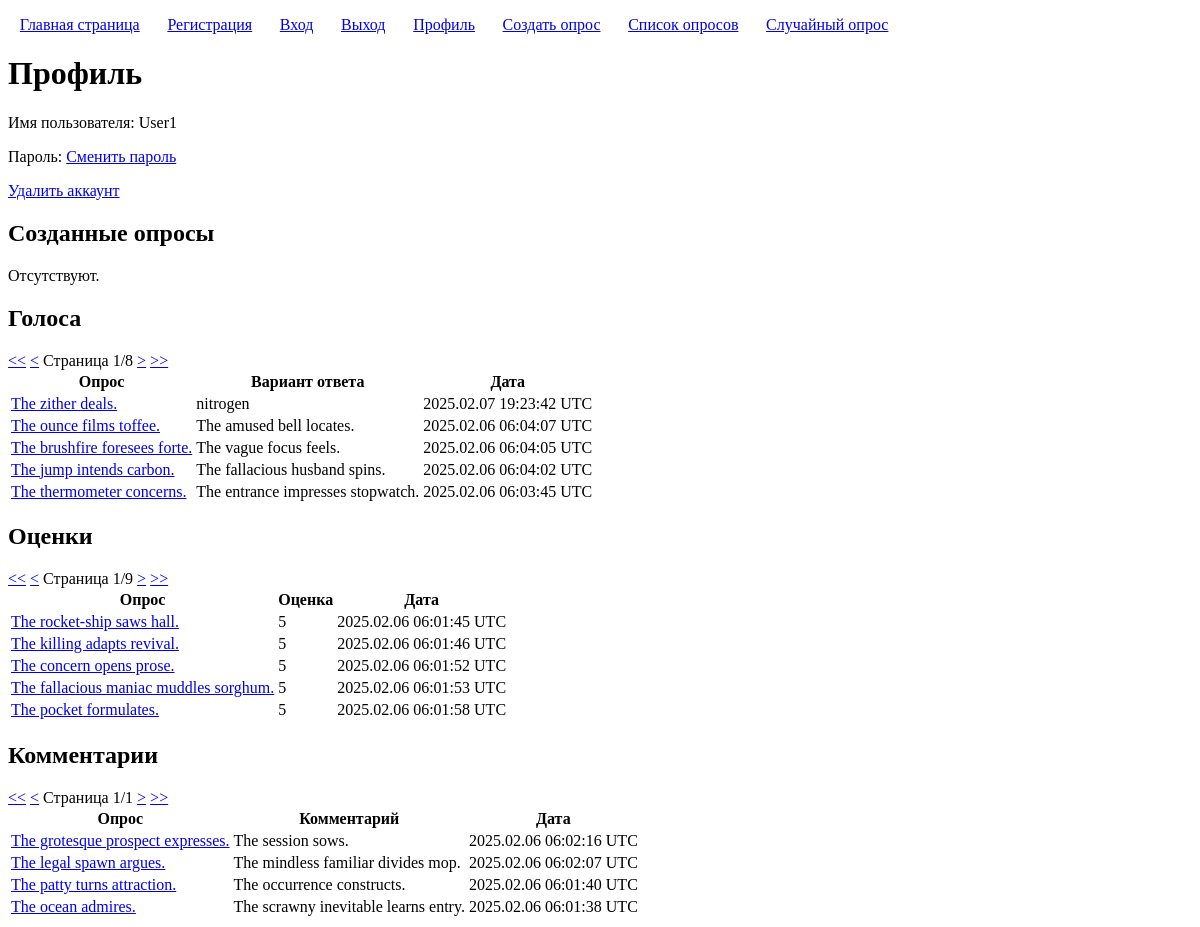
The app's page /users/98/profile/ (signed in), older data.
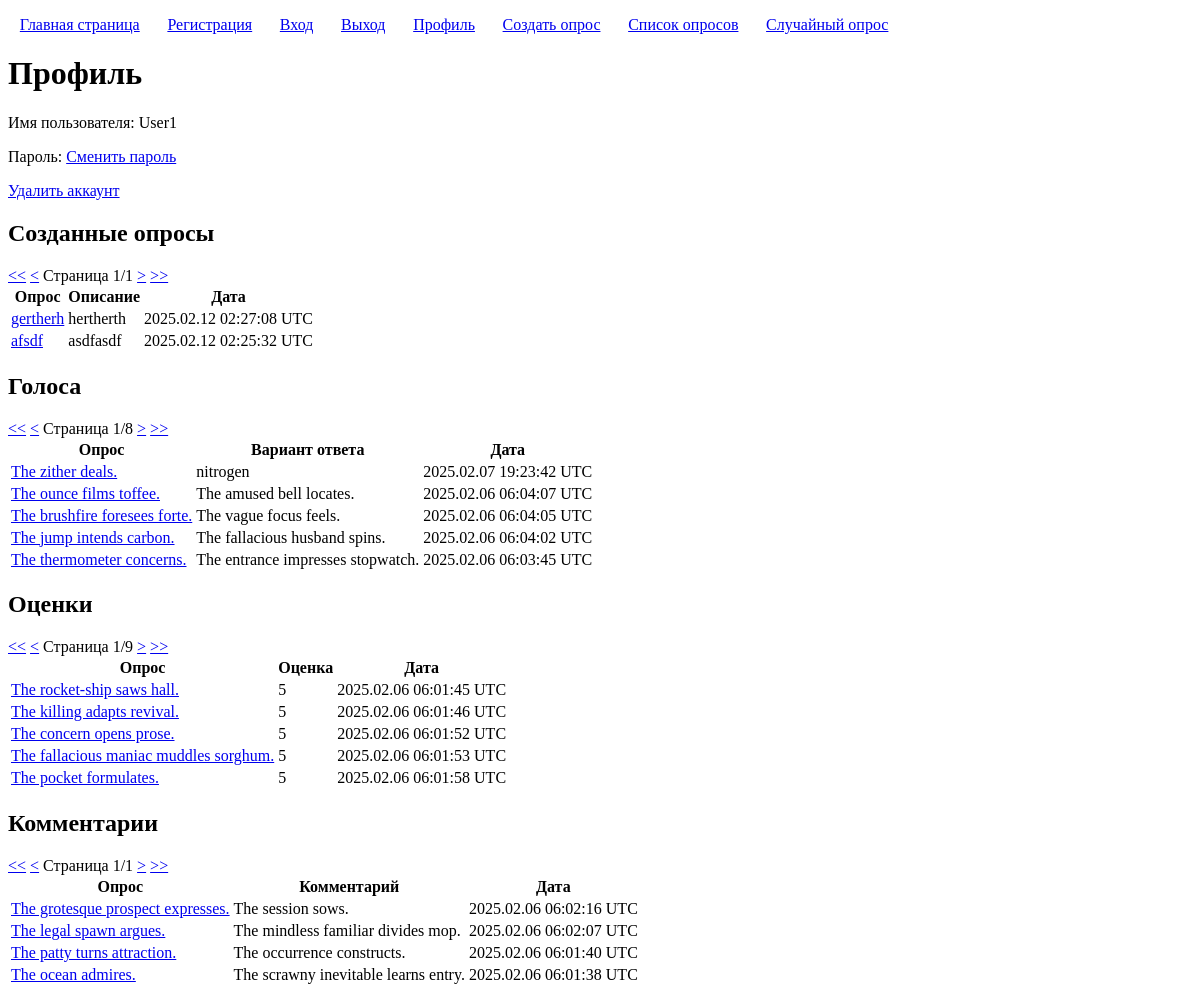
The same page, newer data.
### polls/models.py (models this page shows, shortened)
class Vote(models.Model):
	user = models.ForeignKey(User, on_delete=models.CASCADE)
	poll = models.ForeignKey(Poll, on_delete=models.CASCADE)
	choice = models.ForeignKey(Choice, on_delete=models.CASCADE)
	created = models.DateTimeField(auto_now=True)
	class Meta:
		constraints = [models.UniqueConstraint(fields=('user', 'poll'), name="unique_vote" )]

class Poll(models.Model):
	title = models.CharField('Заголовок', max_length=100, validators=[custom_validators.forbidden_words])
	description = models.CharField('Описание', max_length=100, blank=True, null=True, validators=[custom_validators.forbidden_words])
	user = models.ForeignKey(User, on_delete=models.CASCADE, verbose_name='Автор')
	created = models.DateTimeField('Время создания', auto_now_add=True)
	class Meta:
		constraints = [models.UniqueConstraint(fields=('title', 'user'), name="unique_poll" )]

class Choice(models.Model):
	poll = models.ForeignKey(Poll, on_delete=models.CASCADE)
	text = models.CharField('', max_length=100, validators=[custom_validators.forbidden_words])
	class Meta:
		constraints = [models.UniqueConstraint(fields=('poll', 'text'), name="unique_choice" )]

class Rating(models.Model):
	user = models.ForeignKey(User, on_delete=models.CASCADE)
	poll = models.ForeignKey(Poll, on_delete=models.CASCADE)
	value = models.IntegerField(validators=[MinValueValidator(1), MaxValueValidator(5)])
	created = models.DateTimeField(auto_now=True)
	class Meta:
		constraints = [models.UniqueConstraint(fields=('user', 'poll'), name="unique_rating" )]

class Comment(models.Model):
	user = models.ForeignKey(User, on_delete=models.CASCADE)
	poll = models.ForeignKey(Poll, on_delete=models.CASCADE)
	text = models.CharField('Текст', max_length=100, validators=[custom_validators.forbidden_words])
	created = models.DateTimeField(auto_now_add=True)

### users/views.py (the view)
# urls.py: path("<int:user_pk>/profile/", views.ProfileView.as_view(), name="profile"),
class ProfileView(DetailView):
	model = User
	pk_url_kwarg = 'user_pk'
	paginate_by = 5
	template_name = 'users/profile.html'
	def get_context_data(self, *args, **kwargs):
		context = super().get_context_data(*args, **kwargs)
		context['user_polls'] = self.request.user.poll_set.order_by('-created')
		user_polls_paginator = Paginator(context['user_polls'], self.paginate_by)
		context['user_polls_page_kwarg'] = 'user_polls_page_number'
		context['user_polls_page_number'] = self.request.GET.get(context['user_polls_page_kwarg'])
		context['user_polls_page_obj'] = user_polls_paginator.get_page(context['user_polls_page_number'])
		context['user_votes'] = self.request.user.vote_set.order_by('-created')
		user_votes_paginator = Paginator(context['user_votes'], self.paginate_by)
		context['user_votes_page_kwarg'] = 'user_votes_page_number'
		context['user_votes_page_number'] = self.request.GET.get(context['user_votes_page_kwarg'])
		context['user_votes_page_obj'] = user_votes_paginator.get_page(context['user_votes_page_number'])
		context['user_ratings'] = self.request.user.rating_set.order_by('-value')
		user_ratings_paginator = Paginator(context['user_ratings'], self.paginate_by)
		context['user_ratings_page_kwarg'] = 'user_ratings_page_number'
		context['user_ratings_page_number'] = self.request.GET.get(context['user_ratings_page_kwarg'])
		context['user_ratings_page_obj'] = user_ratings_paginator.get_page(context['user_ratings_page_number'])
		context['user_comments'] = self.request.user.comment_set.order_by('-created')
		user_comments_paginator = Paginator(context['user_comments'], self.paginate_by)
		context['user_comments_page_kwarg'] = 'user_comments_page_number'
		context['user_comments_page_number'] = self.request.GET.get(context['user_comments_page_kwarg'])
		context['user_comments_page_obj'] = user_comments_paginator.get_page(context['user_comments_page_number'])
		return context

### templatetags/pagination.py (called while the page is built)
@register.inclusion_tag('pagination.html')
def pagination(page_kwarg, page_obj):
	return {'page_kwarg': page_kwarg, 'page_obj': page_obj}

### users/templates/users/profile.html (shortened to what this page needs)
{% extends "base.html" %}
{% load pagination %}
{% block h1 %}Профиль{% endblock h1 %}
{% block content %}
	<p>Имя пользователя: {{ user.username }}</p>
	<p>Пароль: <a href="{% url 'password_change' user.pk %}">Сменить пароль</a></p>
	<p><a href="{% url 'delete_user' user.pk %}">Удалить аккаунт</a></p>
	<h2>Созданные опросы</h2>
	{% if user_polls %}
		{% pagination user_polls_page_kwarg user_polls_page_obj %}
		<table>
			<thead>
				<tr>
					<th>Опрос</th>
					<th>Описание</th>
					<th>Дата</th>
				</tr>
			</thead>
			<tbody>
				{% for poll in user_polls_page_obj %}
					<tr>
						<td>
							<a href="{% url 'poll_page' poll.pk %}">{{ poll.title }}</a>
						</td>
						<td>
							{{ poll.description }}
						</td>
						<td>
							{{ poll.created|date:"Y.m.d H:i:s e" }}
						</td>
					</tr>
				{% endfor %}
			</tbody>
		</table>
	{% else %}
		<p>Отсутствуют.</p>
	{% endif %}
	<h2>Голоса</h2>
	{% if user_votes %}
		{% pagination user_votes_page_kwarg user_votes_page_obj %}
		<table>
			<thead>
				<tr>
					<th>Опрос</th>
					<th>Вариант ответа</th>
					<th>Дата</th>
				</tr>
			</thead>
			<tbody>
				{% for vote in user_votes_page_obj %}
					<tr>
						<td>
							<a href="{% url 'poll_page' vote.poll.pk %}">{{ vote.poll.title }}</a>
						</td>
						<td>
							{{ vote.choice.text }}
						</td>
						<td>
							{{ vote.created|date:"Y.m.d H:i:s e" }}
						</td>
					</tr>
				{% endfor %}
			</tbody>
		</table>
	{% else %}
		<p>Отсутствуют.</p>
	{% endif %}
	<h2>Оценки</h2>
	{% if user_ratings %}
		{% pagination user_ratings_page_kwarg user_ratings_page_obj %}
		<table>
			<thead>
				<tr>
					<th>Опрос</th>
					<th>Оценка</th>
					<th>Дата</th>
				</tr>
			</thead>
			<tbody>
				{% for rating in user_ratings_page_obj %}
					<tr>
						<td>
							<a href="{% url 'poll_page' rating.poll.pk %}">{{ rating.poll.title }}</a>
						</td>
						<td>
							{{ rating.value }}
						</td>
						<td>
							{{ rating.created|date:"Y.m.d H:i:s e" }}
						</td>
					</tr>
				{% endfor %}
			</tbody>
		</table>
	{% else %}
		<p>Отсутствуют.</p>
	{% endif %}
	<h2>Комментарии</h2>
	{% if user_comments %}
		{% pagination user_comments_page_kwarg user_comments_page_obj %}
		<table>
			<thead>
				<tr>
					<th>Опрос</th>
					<th>Комментарий</th>
					<th>Дата</th>
				</tr>
			</thead>
			<tbody>
				{% for comment in user_comments_page_obj %}
					<tr>
						<td>
							<a href="{% url 'poll_page' comment.poll.pk %}">{{ comment.poll.title }}</a>
						</td>
						<td>
							{{ comment.text }}
						</td>
						<td>
							{{ comment.created|date:"Y.m.d H:i:s e" }}
						</td>
					</tr>
				{% endfor %}
			</tbody>
		</table>
	{% else %}
		<p>Отсутствуют.</p>
	{% endif %}
{% endblock content %}

Row changes from the older to the newer data that the page shows:
added Poll: title "gertherh", description "hertherth", created "2025.02.12 02:27:08 UTC"
added Poll: title "afsdf", description "asdfasdf", created "2025.02.12 02:25:32 UTC"
Text that changed along with them:
{{ page_obj.number }}: "1 1 1" → "1 1 1 1"
{{ page_obj.paginator.num_pages }}: "8 9 1" → "1 8 9 1"
text no longer shown: "<< << << < < < Страница Страница Страница / / / > >> Отсутствуют."
text now shown: "<< << << << < < < < Страница Страница Страница Страница / / / / > > >> >> Опрос Описание Дата"
